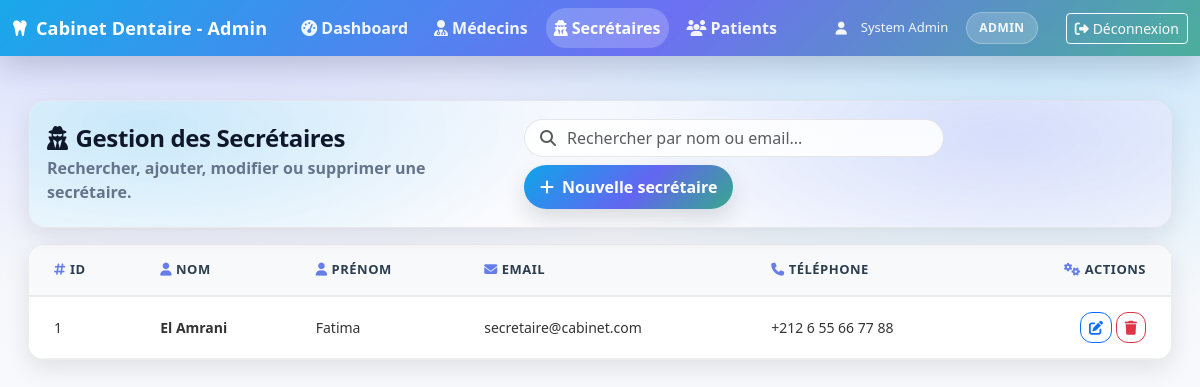
Screenshot of /public/index.php?route=/admin/secretaires (signed in) with the database file from the repository.
### tables this page shows
CREATE TABLE secretaires (
    id INT AUTO_INCREMENT PRIMARY KEY,
    user_id INT NOT NULL,
    telephone VARCHAR(20),
    departement VARCHAR(100),
    created_at TIMESTAMP DEFAULT CURRENT_TIMESTAMP,
    FOREIGN KEY (user_id) REFERENCES users(id) ON DELETE CASCADE,
    KEY idx_user_id (user_id)
);

CREATE TABLE users (
    id INT AUTO_INCREMENT PRIMARY KEY,
    nom VARCHAR(100) NOT NULL,
    prenom VARCHAR(100) NOT NULL,
    email VARCHAR(150) UNIQUE NOT NULL,
    password VARCHAR(255) NOT NULL,
    role ENUM('admin','dentiste','secretaire','patient') NOT NULL DEFAULT 'patient',
    created_at TIMESTAMP DEFAULT CURRENT_TIMESTAMP,
    KEY idx_email (email),
    KEY idx_role (role)
);

### app/core/controller.php (called while the page is built, shortened)
<?php
class Controller
{
    public function view($viewName, $data = [])
    {
        $viewPath = __DIR__ . '/../views/' . str_replace('.', '/', $viewName) . '.php';
        include $viewPath;
    }
}

### app/controllers/AdminController.php (called while the page is built, shortened)
<?php
class AdminController extends Controller
{
    private $secretaireModel;
    public function __construct()
    {
        $this->secretaireModel = new Secretaire();
    }
    public function secretaires()
    {
        $secretaires = $this->secretaireModel->findAll();
        $this->view('admin.secretaires', [
            'secretaires' => $secretaires
        ]);
    }
}

### app/core/Database.php (called while the page is built, shortened)
<?php
class Database
{
    private $host = DB_HOST;
    private $dbname = DB_NAME;
    private $username = DB_USER;
    private $password = DB_PASSWORD;
    private $charset = DB_CHARSET;
    private $port = DB_PORT;
    private function loadConfiguration()
    {
        $configFile = ROOT_PATH . '/config.php';
        $this->host = defined('DB_HOST') ? DB_HOST : $this->host;
        $this->dbname = defined('DB_NAME') ? DB_NAME : $this->dbname;
        $this->username = defined('DB_USER') ? DB_USER : $this->username;
        $this->password = defined('DB_PASSWORD') ? DB_PASSWORD : $this->password;
        $this->port = defined('DB_PORT') ? (int) DB_PORT : $this->port;
        $this->charset = defined('DB_CHARSET') ? DB_CHARSET : $this->charset;
    }
    public function connect()
    {
        try {
            $hostsToTry = [$this->host];
            foreach (array_unique($hostsToTry) as $host) {
                try {
                    $dsn = "mysql:host={$host};port={$this->port};dbname={$this->dbname};charset={$this->charset}";
                    $this->pdo = new PDO($dsn, $this->username, $this->password, [
                        PDO::ATTR_ERRMODE => PDO::ERRMODE_EXCEPTION,
                        PDO::ATTR_DEFAULT_FETCH_MODE => PDO::FETCH_ASSOC,
                        PDO::ATTR_EMULATE_PREPARES => false,
                    ]);
                    $message = "✓ Connexion PDO réussie (host: {$host}, port: {$this->port}, dbname: {$this->dbname})";
                    return $this->pdo;
                } catch (PDOException $e) {
                    $lastException = $e;
                }
            }
            throw new PDOException("Connexion PDO impossible sans message d'erreur.");
        } catch (PDOException $e) {
            $message = "✗ ERREUR PDO : " . $e->getMessage();
            $this->debug_messages[] = $message;
            die($message);
        }
    }
}

### app/core/Model.php (called while the page is built, shortened)
<?php
class Model
{
    public function __construct()
    {
        try {
            $db = new Database();
            $this->pdo = $db->getPdo();
        } catch (Exception $e) {
            $this->debug_messages[] = "✗ Erreur initialisation Model : " . $e->getMessage();
        }
    }
}

### app/models/Secretaire.php (called while the page is built, shortened)
<?php
class Secretaire extends Model
{
    public function findAll()
    {
        try {
            $query = "SELECT s.*, u.nom, u.prenom, u.email FROM secretaires s
                     JOIN users u ON s.user_id = u.id
                     ORDER BY u.nom, u.prenom";
            $stmt = $this->pdo->prepare($query);
            $stmt->execute();
            return $stmt->fetchAll(PDO::FETCH_ASSOC);
        } catch (PDOException $e) {
            error_log("Erreur PDO dans findAll: " . $e->getMessage());
            return [];
        }
    }
}

### app/views/admin/secretaires.php (the view, shortened to what this page needs)
<!DOCTYPE html>
<html lang="fr">
<head>
    <link href="https://cdn.jsdelivr.net/npm/bootstrap@5.3.0/dist/css/bootstrap.min.css" rel="stylesheet">
    <link href="https://cdnjs.cloudflare.com/ajax/libs/font-awesome/6.4.0/css/all.min.css" rel="stylesheet">
</head>
<body>
    <nav class="navbar navbar-expand-lg navbar-custom fixed-top">
        <div class="container-fluid">
            <a class="navbar-brand" href="index.php?route=/admin/dashboard">
                <i class="fas fa-tooth me-2"></i>Cabinet Dentaire - Admin
            </a>
            <div class="collapse navbar-collapse" id="navbarNav">
                <ul class="navbar-nav me-auto">
                    <li class="nav-item">
                        <a class="nav-link" href="index.php?route=/admin/dashboard">
                            <i class="fas fa-tachometer-alt me-1"></i>Dashboard
                        </a>
                    </li>
                    <li class="nav-item">
                        <a class="nav-link" href="index.php?route=/admin/medecins">
                            <i class="fas fa-user-md me-1"></i>Médecins
                        </a>
                    </li>
                    <li class="nav-item">
                        <a class="nav-link active" href="index.php?route=/admin/secretaires">
                            <i class="fas fa-user-secret me-1"></i>Secrétaires
                        </a>
                    </li>
                    <li class="nav-item">
                        <a class="nav-link" href="index.php?route=/admin/patients">
                            <i class="fas fa-users me-1"></i>Patients
                        </a>
                    </li>
                </ul>
                <div class="d-flex align-items-center">
                    <div class="user-info">
                        <i class="fas fa-user me-1"></i>
                        <?php echo htmlspecialchars($_SESSION['user_prenom'] . ' ' . $_SESSION['user_nom']); ?>
                        <span class="role-badge ms-2">ADMIN</span>
                    </div>
                    <a href="index.php?route=/logout" class="btn btn-outline-light btn-sm ms-3">
                        <i class="fas fa-sign-out-alt me-1"></i>Déconnexion
                    </a>
                </div>
            </div>
        </div>
    </nav>
    <div class="container-fluid mt-4">
        <div class="page-wrap px-2 px-md-3">
            <div class="hero">
                <div class="d-flex flex-column flex-lg-row align-items-start align-items-lg-center justify-content-between gap-3">
                    <div>
                        <h1 class="hero-title h4 mb-1">
                            <i class="fas fa-user-secret me-2"></i>Gestion des Secrétaires
                        </h1>
                        <p class="hero-sub">Rechercher, ajouter, modifier ou supprimer une secrétaire.</p>
                    </div>
                    <div class="d-flex flex-wrap align-items-center gap-2">
                        <div class="position-relative" style="min-width: min(420px, 90vw);">
                            <i class="fas fa-magnifying-glass position-absolute text-muted" style="left: 16px; top: 50%; transform: translateY(-50%); z-index: 10;"></i>
                            <input type="text" class="form-control search" id="searchSecretaire"
                                placeholder="Rechercher par nom ou email...">
                        </div>
                        <a href="index.php?route=/register-secretaire" class="btn btn-hero btn-gradient">
                            <i class="fas fa-plus me-2"></i>Nouvelle secrétaire
                        </a>
                    </div>
                </div>
            </div>
                <div class="soft-card table-card mt-3">
                    <div class="card-body p-0">
                        <div class="table-responsive">
                            <table class="table table-hover mb-0" id="tableSecretaires">
                                <thead class="table-light">
                                    <tr>
                                        <th class="ps-4"><i class="fas fa-hashtag me-1"></i>ID</th>
                                        <th><i class="fas fa-user me-1"></i>Nom</th>
                                        <th><i class="fas fa-user me-1"></i>Prénom</th>
                                        <th><i class="fas fa-envelope me-1"></i>Email</th>
                                        <th><i class="fas fa-phone me-1"></i>Téléphone</th>
                                        <th class="text-end pe-4"><i class="fas fa-cogs me-1"></i>Actions</th>
                                    </tr>
                                </thead>
                                <tbody>
                                    <?php if (!empty($secretaires)): ?>
                                        <?php foreach ($secretaires as $secretaire): ?>
                                            <tr class="secretaire-row">
                                                <td class="ps-4"><?php echo htmlspecialchars($secretaire['id']); ?></td>
                                                <td><strong><?php echo htmlspecialchars($secretaire['nom']); ?></strong></td>
                                                <td><?php echo htmlspecialchars($secretaire['prenom']); ?></td>
                                                <td><?php echo htmlspecialchars($secretaire['email']); ?></td>
                                                <td><?php echo htmlspecialchars($secretaire['telephone']); ?></td>
                                                <td class="text-end pe-4">
                                                    <a href="index.php?route=/admin/secretaire/edit/<?php echo $secretaire['id']; ?>"
                                                       class="btn btn-sm btn-outline-primary action-btn"
                                                       title="Modifier">
                                                        <i class="fas fa-edit"></i>
                                                    </a>
                                                    <form method="POST" action="index.php?route=/admin/secretaire/delete"
                                                          style="display: inline;"
                                                          onsubmit="return confirm('Êtes-vous sûr de vouloir supprimer cette secrétaire ?');">
                                                        <button type="submit" class="btn btn-sm btn-outline-danger action-btn" title="Supprimer">
                                                            <i class="fas fa-trash"></i>
                                                        </button>
                                                    </form>
                                                </td>
                                            </tr>
                                        <?php endforeach; ?>
                                    <?php endif; ?>
                                </tbody>
                            </table>
                        </div>
                    </div>
                </div>
        </div>
    </div>
</body>
</html>

### app/views/admin/secretaires.php (style rules this page uses)
:root { --bg0:#f6f8fb; --bg1:#eef3ff; --cardSolid:#ffffff; --text:#0f172a; --muted:#64748b; --border:rgba(15, 23, 42, 0.08); --shadow: 0 18px 50px rgba(15, 23, 42, 0.10); --shadowSm: 0 8px 24px rgba(15, 23, 42, 0.10); }
body { color: var(--text); font-family: ui-sans-serif, system-ui, -apple-system, "Segoe UI", Roboto, "Helvetica Neue", Arial, "Noto Sans", "Liberation Sans", sans-serif; background: radial-gradient(1100px 520px at 15% -5%, rgba(99,102,241,0.18), transparent 65%), radial-gradient(980px 520px at 85% 0%, rgba(14,165,233,0.20), transparent 60%), radial-gradient(800px 500px at 50% 100%, rgba(34,197,94,0.08), transparent 70%), linear-gradient(180deg, #eef3ff 0%, #f6f8fb 35%, #f8fafc 70%, #ffffff 100% ); background-attachment: fixed; padding-top: 76px; }
.navbar-custom { background: linear-gradient(135deg, rgba(14,165,233,0.95) 0%, rgba(99,102,241,0.92) 55%, rgba(34,197,94,0.85) 120%); box-shadow: 0 10px 30px rgba(15, 23, 42, 0.18); backdrop-filter: blur(10px); -webkit-backdrop-filter: blur(10px); }
.navbar-custom .navbar-brand { font-weight: 800; letter-spacing: .2px; font-size: 18px; color: white !important; }
.navbar-custom .nav-link { color: rgba(255, 255, 255, 0.92) !important; font-weight: 600; margin-left: 10px; border-radius: 999px; padding: 8px 12px; }
.navbar-custom .nav-link.active { background: rgba(255,255,255,0.20); color: #fff !important; }
.user-info { color: rgba(255, 255, 255, 0.92); font-size: 13px; margin-right: 12px; display:flex; align-items:center; gap:10px; white-space: nowrap; }
.role-badge { background-color: rgba(255, 255, 255, 0.18); border: 1px solid rgba(255,255,255,0.25); padding: 6px 12px; border-radius: 999px; font-size: 12px; font-weight: 800; letter-spacing: .5px; }
.page-wrap { max-width: 1280px; margin: 0 auto; }
.hero { border: 1px solid var(--border); background: linear-gradient(135deg, rgba(255,255,255,0.75), rgba(255,255,255,0.55)); border-radius: 18px; box-shadow: var(--shadowSm); padding: 18px 18px; position: relative; overflow:hidden; margin-bottom: 16px; }
.hero:before { content:""; position:absolute; inset:-2px; background: radial-gradient(700px 280px at 10% 20%, rgba(14,165,233,0.20), transparent 60%), radial-gradient(700px 280px at 85% 30%, rgba(99,102,241,0.18), transparent 55%); pointer-events:none; }
.hero > * { position: relative; }
.hero-title { font-weight: 900; letter-spacing: -0.4px; margin: 0; }
.hero-sub { color: var(--muted); margin: 0; font-weight: 600; }
.soft-card { border: 1px solid var(--border); background: var(--cardSolid); border-radius: 16px; box-shadow: var(--shadowSm); }
.search { border-radius: 999px; padding-left: 42px; border: 1px solid rgba(15,23,42,0.10); background: rgba(255,255,255,0.85); }
.btn-hero { border-radius: 999px; padding: 10px 16px; font-weight: 800; }
.btn-gradient { border: none; color: #fff; background: linear-gradient(135deg, #0ea5e9 0%, #6366f1 55%, #22c55e 120%); box-shadow: 0 10px 22px rgba(15,23,42,0.14); }
.table-card { overflow:hidden; }
#tableSecretaires { width: 100%; border-collapse: collapse; background: white; border-radius: 10px; overflow: hidden; }
#tableSecretaires thead { background: #f8f9fa; }
#tableSecretaires thead th { padding: 15px 20px; text-align: left; font-weight: 600; color: #2c3e50; font-size: 13px; text-transform: uppercase; letter-spacing: 0.5px; border-bottom: 2px solid #e9ecef; vertical-align: middle; }
#tableSecretaires thead th i { margin-right: 8px; color: #667eea; }
#tableSecretaires tbody td { padding: 15px 20px; border-bottom: 1px solid #f0f0f0; vertical-align: middle; font-size: 14px; color: #333; }
#tableSecretaires tbody tr { transition: all 0.3s ease; }
#tableSecretaires .text-end { text-align: right; }
#tableSecretaires .ps-4 { padding-left: 25px !important; }
#tableSecretaires .pe-4 { padding-right: 25px !important; }
.action-btn { transition: transform .15s ease, box-shadow .15s ease; border-radius: 12px; }

### rows the page displays
secretaires: id "1", user.nom "El Amrani", user.prenom "Fatima", user.email "secretaire@cabinet.com", telephone "+212 6 55 66 77 88"

### other values shown
$_SESSION['user_prenom'] . ' ' . $_SESSION['user_nom'] "System Admin"
